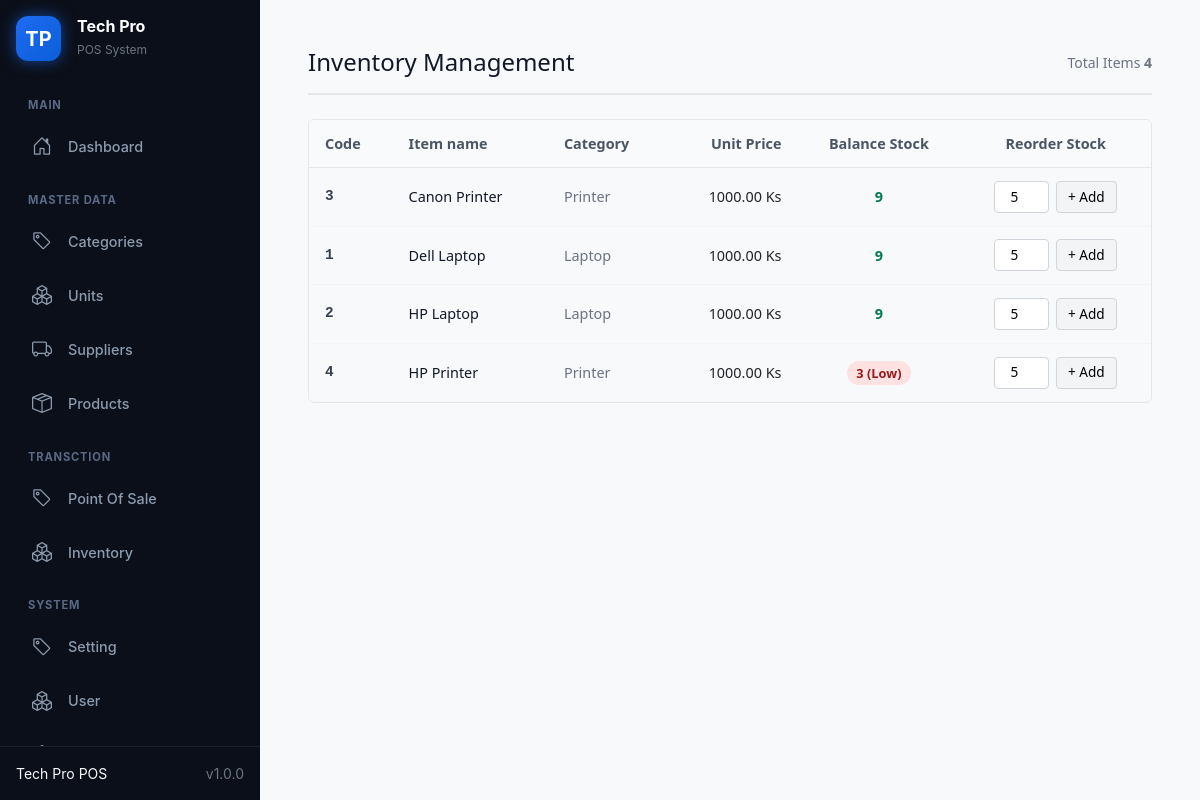
Screenshot of /inventory/ with the database file from the repository.
### myapp/models.py (models this page shows, shortened)
class Product(models.Model):
    name = models.CharField(max_length=150)
    category = models.ForeignKey(
       Category,
       on_delete=models.PROTECT,
       related_name='products')
    unit = models.ForeignKey(
        Unit,
        on_delete=models.PROTECT,
        related_name='products'
    )
    price = models.DecimalField(
        max_digits=10,
        decimal_places=2
    )
    stock = models.PositiveIntegerField(default=0)
    reorder_level = models.PositiveIntegerField(
      default=5
  )
    description = models.CharField(
        max_length=200,
        blank=True
    )
    is_active = models.BooleanField(default=True)
    created_at = models.DateTimeField(auto_now_add=True)
    updated_at = models.DateTimeField(auto_now=True)
    @property
    def is_low_stock(self):
        return self.stock <= self.reorder_level

class Category(models.Model):
  name = models.CharField(max_length=100,unique=True, validators=[validate_category_name])
  description = models.CharField(max_length=50,blank=True)
  is_active = models.BooleanField(default=True)

### myapp/views.py (the view)
# urls.py: path('inventory/', views.inventory_list, name='inventory_list'),
def inventory_list(request):
   query = request.GET.get('q', '')
   products = Product.objects.all().select_related('category').order_by('name')
   categories = Category.objects.all()
   return render(
      request,
      'inventory/inventory_list.html',
      {
          'products': products,
          'categories': categories,
          'query': query,
       },
  )

### myapp/templates/inventory/inventory_list.html (shortened to what this page needs)
{% extends 'includes/sidebar.html' %}
{% load static %}
{% block content %}
<div style="font-family: system-ui, -apple-system, sans-serif; max-width: 1100px; margin: 0 auto; padding: 1.5rem;">
  <div style="display: flex; justify-content: space-between; align-items: center; border-bottom: 2px solid #e5e7eb; padding-bottom: 1rem; margin-bottom: 1.5rem;">
    <h2 style="margin: 0; font-size: 1.5rem; color: #111827;">Inventory Management</h2>
    <span style="font-size: 0.875rem; color: #6b7280;">Total Items <strong>{{ products.count }}</strong> </span>
  </div>
  <div style="overflow-x: auto; border: 1px solid #e5e7eb; border-radius: 6px;">
    <table style="width: 100%; border-collapse: collapse; text-align: left; font-size: 0.9rem;">
      <thead>
        <tr style="background-color: #f9fafb; border-bottom: 1px solid #e5e7eb; color: #4b5563;">
          <th style="padding: 0.8rem 1rem;">Code</th>
          <th style="padding: 0.8rem 1rem;">Item name</th>
          <th style="padding: 0.8rem 1rem;">Category</th>
          <th style="padding: 0.8rem 1rem; text-align: right;">Unit Price</th>
          <th style="padding: 0.8rem 1rem; text-align: center;">Balance Stock</th>
          <th style="padding: 0.8rem 1rem; text-align: center;">Reorder Stock </th>
        </tr>
      </thead>
      <tbody>
        {% for product in products %}
          <tr style="border-bottom: 1px solid #f3f4f6;">
            <td style="padding: 0.8rem 1rem; font-family: monospace; font-weight: 600; color: #374151;">{{ product.id }}</td>
            <td style="padding: 0.8rem 1rem; font-weight: 500; color: #111827;">{{ product.name }}</td>
            <td style="padding: 0.8rem 1rem; color: #6b7280;">{{ product.category.name|default:"-" }}</td>
            <td style="padding: 0.8rem 1rem; text-align: right;">{{ product.price }} Ks</td>
            <td style="padding: 0.8rem 1rem; text-align: center;">
              {% if product.is_low_stock %}
                <span style="background-color: #fee2e2; color: #991b1b; padding: 0.2rem 0.6rem; border-radius: 9999px; font-weight: 600; font-size: 0.8rem;">
                  {{ product.stock }} (Low)
                </span>
              {% else %}
                <span style="font-weight: 600; color: #047857;">{{ product.stock }}</span>
              {% endif %}
            </td>
            <td style="padding: 0.8rem 1rem; text-align: center;">
              <form action="{% url 'myapp:update_stock' product.id %}" method="POST" style="display: inline-flex; gap: 0.4rem; justify-content: center;">
                <input
                  type="number"
                  name="quantity"
                  value="5"
                  min="1"
                  style="width: 55px; padding: 0.3rem 0.4rem; border: 1px solid #d1d5db; border-radius: 4px; text-align: center; font-size: 0.85rem;"
                >
                <button type="submit" style="padding: 0.3rem 0.7rem; background-color: #f3f4f6; border: 1px solid #d1d5db; border-radius: 4px; cursor: pointer; font-size: 0.85rem; font-weight: 500;">
                  + Add
                </button>
              </form>
            </td>
          </tr>
        {% endfor %}
      </tbody>
    </table>
  </div>
</div>
{% endblock %}

### rows the page displays
Product: id "3", name "Canon Printer", category.name "Printer", price "1000.00", stock "9"
Product: id "1", name "Dell Laptop", category.name "Laptop", price "1000.00", stock "9"
Product: id "2", name "HP Laptop", category.name "Laptop", price "1000.00", stock "9"
Product: id "4", name "HP Printer", category.name "Printer", price "1000.00", stock "3"

### other values shown
{{ products.count }} "4"
